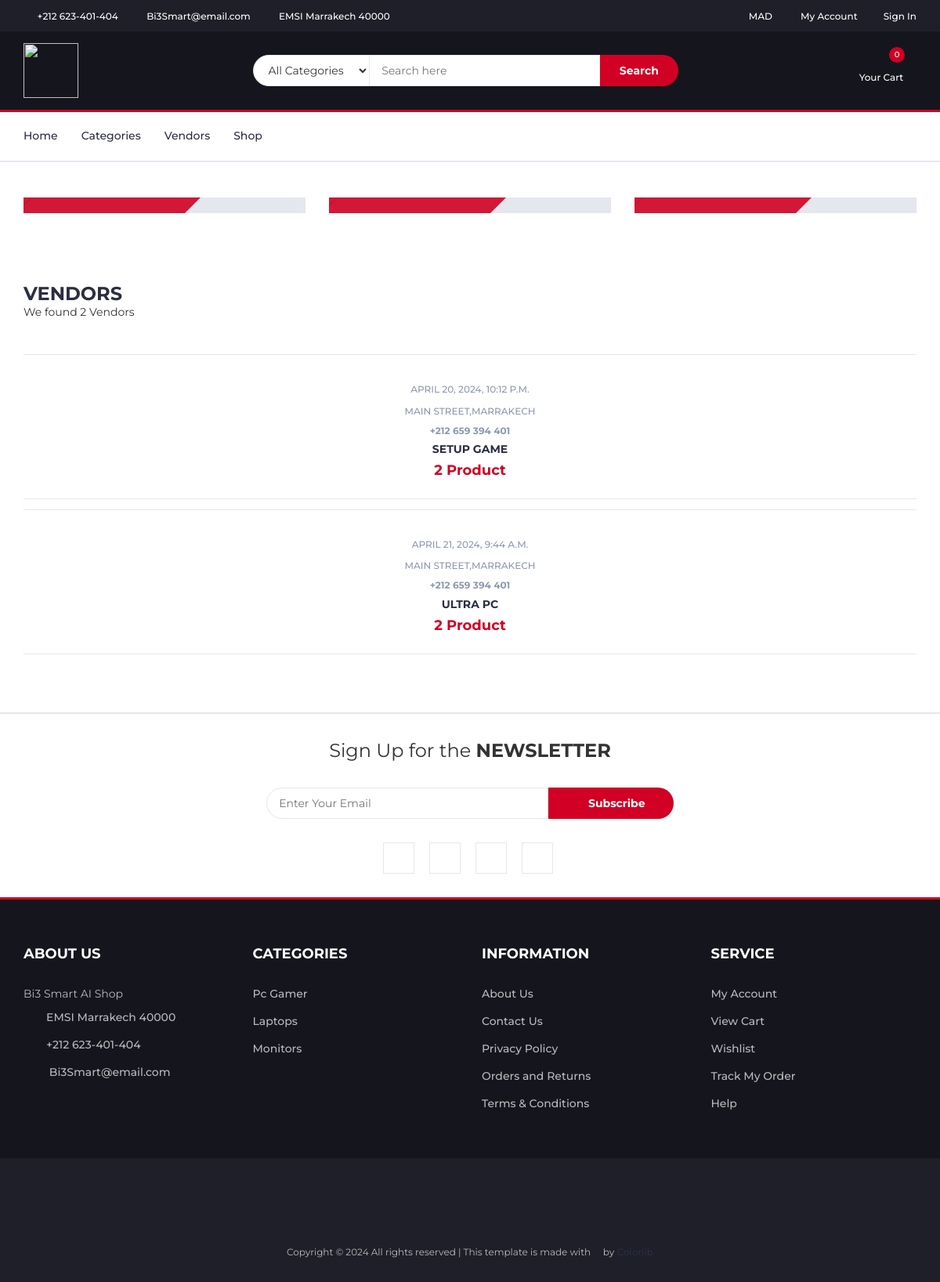
Before: /vendors/ with the older database file.
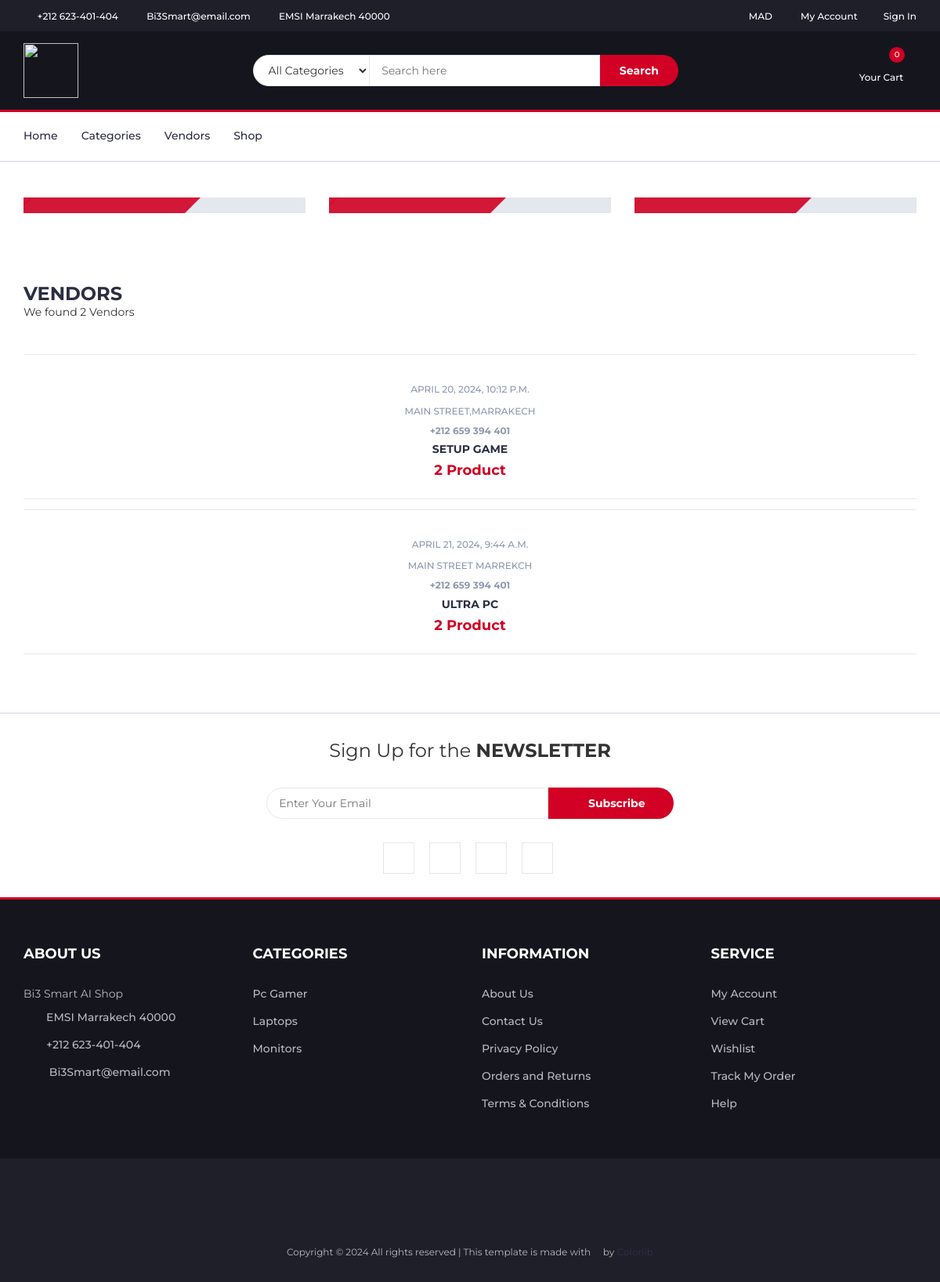
After: the same page with the newer database file.
### core/models.py (models this page shows, shortened)
class Vendor(models.Model):
    v_id= ShortUUIDField(unique=True, length=10, max_length=20,prefix="ven",alphabet="abcdefghijklmnop123456789")
    title = models.CharField(max_length=100, default="Title Vendor")
    image = models.ImageField(upload_to=user_directory_path , default="vendor.jpg")
    cover_image = models.ImageField(upload_to=user_directory_path , default="vendor.jpg")
    description = CKEditor5Field(null=True, blank=True , default="This is the vendor")
    address = models.CharField(max_length=100, default="Main Street,Marrakech")
    contact = models.CharField(max_length=100, default="+212 659 394 401")
    chat_resp_time = models.CharField(max_length=100, default="100")
    shipping_on_time = models.CharField(max_length=100, default="100")
    authentic_rating = models.CharField(max_length=100, default="100")
    days_return = models.CharField(max_length=100, default="100")
    warranty_period = models.CharField(max_length=100, default="100")
    user = models.ForeignKey(User, on_delete=models.SET_NULL, null=True)
    date = models.DateTimeField(auto_now_add=True,null=True , blank=True)
    class Meta:
        verbose_name_plural = "Vendors"

### core/views.py (the view)
# urls.py: path("vendors/", vendor_list_view,name="vendors-list"),
def vendor_list_view(request):
    vendors = Vendor.objects.all()
    context = {
        "vendors": vendors,
    }
    return render(request,"core/vendor-list.html",context)

### core/context_processors.py (called while the page is built)
def default(request):
    categories = Category.objects.all()
    vendors = Vendor.objects.all()
    try:
        address = Address.objects.get(user=request.user)
    except:
        address =None
    return {
        'categories' : categories,
        'address':address,
        'vendors':vendors,
    }

### templates/core/vendor-list.html (shortened to what this page needs)
{% extends 'partials/base.html'%}
{% load static %}
{% block content %}
  <div class="section">
    <div class="container">
      <div class="row">
        <div class="col-md-4 col-xs-6">
          <div class="shop">
            <div class="shop-img">
            </div>
            <div class="shop-body">
            </div>
          </div>
        </div>
        <div class="col-md-4 col-xs-6">
          <div class="shop">
            <div class="shop-img">
            </div>
            <div class="shop-body">
            </div>
          </div>
        </div>
        <div class="col-md-4 col-xs-6">
          <div class="shop">
            <div class="shop-img">
            </div>
            <div class="shop-body">
            </div>
          </div>
        </div>
      </div>
    </div>
  </div>
  <div class="section">
    <div class="container">
      <div class="row">
        <div class="col-md-12">
          <div class="section-title">
            <h3 class="title">Vendors</h3>
            <p class="product-price">
                We found {{vendors.count}} Vendor{{vendors.count|pluralize:"s"}}
            </p>
            </div>
          </div>
        </div>
        <div class="col-md-12">
          <div class="row">
            <div class="products-tabs">
              <div id="tab1" class="tab-pane active">
                <div class="products-slick" data-nav="#slick-nav-1">
                  {% for vendor in vendors%}
                        <div class="product">
                          <a href="{% url 'core:vendor-list' vendor.v_id%}">
                            <div class="product-img">
                            </div>
                            <div class="product-body">
                              <p class="product-category">{{vendor.date}}</p>
                              <p class="product-category">{{vendor.address}}</p>
                              <h4 class="product-category">{{vendor.contact}}</h4>
                              <h3 class="product-name">
                                {{vendor.title}}
                              </h3>
                              <h4 class="product-price">
                                {{vendor.vendor.all.count}} Product{{category.category.count|pluralize:"s"}}
                              </h4>
                            </div>
                          </a>
                        </div>
                  {% endfor%}
                </div>
              </div>
            </div>
          </div>
        </div>
      </div>
    </div>
{% endblock content %}

Changed rows visible on the page:
changed Vendor "ULTRA PC": address "MAIN STREET,MARRAKECH" → "MAIN STREET MARREKCH"
